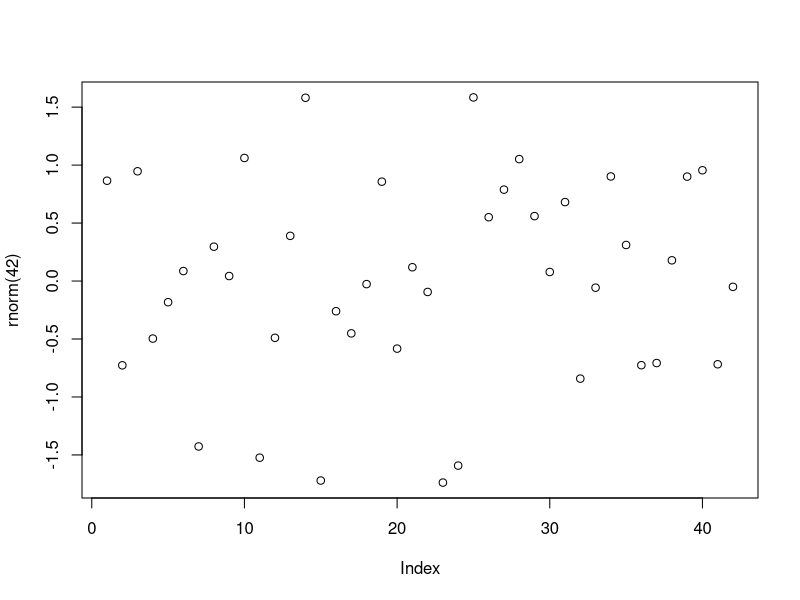

Source code (R):
## ---- chunk 1
knitr::opts_chunk$set(echo = TRUE)
## ---- chunk 2
plot(rnorm(42))
